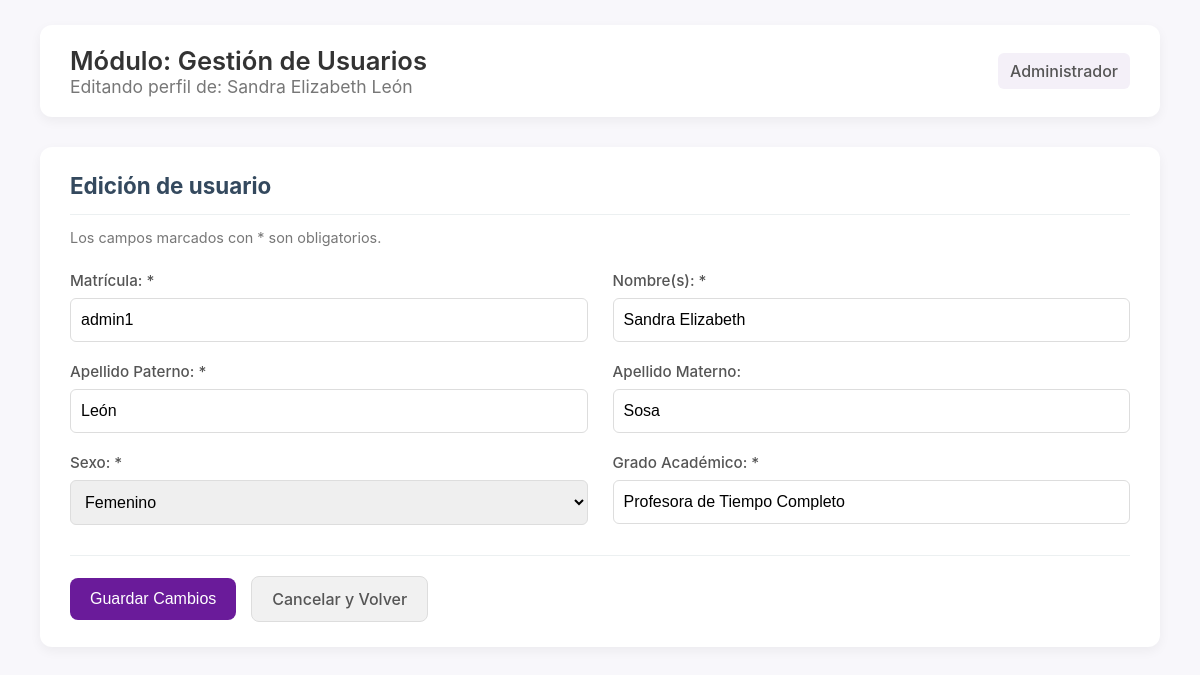
The app's page /index.php?controlador=user&accion=actualizarUsuario&id=1 (signed in) with its own data.
### tables this page shows
CREATE TABLE `profesor` (
  `id_profesor` int(11) NOT NULL AUTO_INCREMENT,
  `nombre` varchar(45) NOT NULL,
  `apellido_pa` varchar(45) NOT NULL,
  `apellido_ma` varchar(45) NOT NULL,
  `sexo` varchar(45) NOT NULL,
  `matricula` varchar(45) NOT NULL,
  `pass` varchar(255) NOT NULL,
  `rol` varchar(45) NOT NULL,
  `grado_academico` varchar(45) NOT NULL,
  PRIMARY KEY (`id_profesor`)
);

### app/controllers/UserController.php (called while the page is built, shortened)
<?php
    include_once "app/models/UserModel.php";
    class UserController{
        private $model;
        public function __construct($connection){
            $this -> model = new UserModel($connection);
        }
        public function actualizarUsuario(){
                if(isset($_GET['id'])){
                    $id_browser = $_GET['id'];
                    $row = $this -> model -> consultarPorID($id_browser);
                }
                include_once "app/views/usuario/edit.php";
                return;
        }
    }

### app/models/UserModel.php (called while the page is built, shortened)
<?php
    class UserModel{
        public $connection;
        public Function __construct($connection){
            $this -> connection = $connection;
        }
        public function consultarPorID($id_browser){
            $sql_statement = "SELECT id_profesor, matricula, nombre, apellido_pa, apellido_ma, sexo, pass, rol, grado_academico FROM profesor WHERE id_profesor = ?";
            $statement = $this -> connection -> prepare($sql_statement);
            $statement -> bind_param("i", $id_browser);
            $statement -> execute();
            $result = $statement -> get_result();
            return $result -> fetch_assoc();
        }
    }

### app/views/usuario/edit.php (the view, shortened to what this page needs)
<?php
$rol_actual = $_SESSION['rol_usuario'] ?? 'Profesor';
$nombre_completo = htmlspecialchars($row['nombre'] . ' ' . $row['apellido_pa']);
?>
<!DOCTYPE html>
<html lang="es">
<head>
    <link rel="stylesheet" href="public/css/panel_style.css?v=<?php echo time(); ?>">
    <link rel="stylesheet" href="public/css/crud_style.css?v=<?php echo time(); ?>">
</head>
<body>
    <div class="main-container">
        <div class="main-content">
            <header class="module-header">
                <div class="header-title">
                    <h1>Módulo: Gestión de Usuarios</h1>
                    <p>Editando perfil de: <?php echo $nombre_completo; ?></p>
                </div>
                <div class="user-info">
                    <span><?php echo htmlspecialchars($rol_actual); ?></span>
                </div>
                </header>
            <form action="index.php?controlador=user&accion=actualizarUsuario" method="POST" class="form-card">
                <h2>Edición de usuario</h2>
                <p class="form-subtitle">Los campos marcados con * son obligatorios.</p>
                <div class="form-grid">
                    <div class="form-field">
                        <label for="matricula">Matrícula: *</label>
                        <input type="text" id="matricula" name="matricula" value="<?php echo htmlspecialchars($row['matricula']); ?>" required>
                    </div>
                    <div class="form-field">
                        <label for="nombre">Nombre(s): *</label>
                        <input type="text" id="nombre" name="nombre" value="<?php echo htmlspecialchars($row['nombre']); ?>" required>
                    </div>
                    <div class="form-field">
                        <label for="apellido_pa">Apellido Paterno: *</label>
                        <input type="text" id="apellido_pa" name="apellido_pa" value="<?php echo htmlspecialchars($row['apellido_pa']); ?>" required>
                    </div>
                    <div class="form-field">
                        <label for="apellido_ma">Apellido Materno: </label>
                        <input type="text" id="apellido_ma" name="apellido_ma" value="<?php echo htmlspecialchars($row['apellido_ma']); ?>">
                    </div>
                    <div class="form-field">
                        <label for="sexo">Sexo: *</label>
                        <select id="sexo" name="sexo" required>
                            <option value="F" <?php echo ($row['sexo'] == 'F') ? 'selected' : ''; ?>>Femenino</option>
                        </select>
                    </div>
                    <div class="form-field">
                        <label for="grado_academico">Grado Académico: *</label>
                        <input type="text" id="grado_academico" name="grado_academico" value="<?php echo htmlspecialchars($row['grado_academico']); ?>" required>
                    </div>
                </div> <div class="button-group">
                    <input type="submit" name="guardar_cambios" value="Guardar Cambios" class="button-primary">
                    <a href="index.php?controlador=user&accion=consultarUsuarios" class="button-secondary">
                        Cancelar y Volver
                    </a>
                </div>
            </form>
        </div> </div> </body>
</html>

### public/css/panel_style.css (style rules this page uses)
html { scroll-behavior: smooth; }
body { margin: 0; font-family: -apple-system, BlinkMacSystemFont, "Segoe UI", Roboto, Helvetica, Arial, sans-serif; background-color: #f8f7fb; color: #333; }
.main-container { display: flex; min-height: 100vh; }
.main-content { flex: 1; padding: 25px 40px; overflow-y: auto; }
.module-header { display: flex; justify-content: space-between; align-items: center; background-color: #ffffff; padding: 20px 30px; border-radius: 12px; box-shadow: 0 4px 12px rgba(0, 0, 0, 0.05); margin-bottom: 30px; }
.module-header h1 { margin: 0; font-size: 1.6em; color: #333; font-weight: 600; }
.module-header p { margin: 0; font-size: 1.1em; color: #777; }
.user-info { display: flex; align-items: center; gap: 15px; }
.user-info span { font-weight: 500; color: #555; background-color: #f4f0f8; padding: 8px 12px; border-radius: 6px; }

### public/css/crud_style.css (style rules this page uses)
.form-card { background: #fff; border-radius: 12px; padding: 25px 30px; box-shadow: 0 4px 12px rgba(0, 0, 0, 0.05); margin-bottom: 25px; }
.form-card h2 { font-size: 1.4em; color: #34495e; border-bottom: 1px solid #ecf0f1; padding-bottom: 15px; margin-top: 0; margin-bottom: 10px; }
.form-card .form-subtitle { font-size: 0.9em; color: #777; margin-bottom: 25px; }
.form-grid { display: grid; grid-template-columns: 1fr 1fr; gap: 20px 25px; }
.form-field { display: flex; flex-direction: column; }
.form-field label { font-weight: 500; color: #555; margin-bottom: 8px; font-size: 0.95em; }
.form-field input[type="text"], .form-field input[type="password"], .form-field input[type="email"], .form-field input[type="number"], .form-field input[type="date"], .form-field select { width: 100%; padding: 12px 10px; border: 1px solid #ddd; border-radius: 6px; box-sizing: border-box; font-size: 1em; transition: border-color 0.3s, box-shadow 0.3s; }
.button-group { margin-top: 30px; border-top: 1px solid #ecf0f1; padding-top: 20px; display: flex; gap: 15px; align-items: center; }
.button-primary, input[type="submit"] { background-color: #6a1b9a; color: white; padding: 12px 20px; border: none; border-radius: 8px; cursor: pointer; font-size: 1em; font-weight: 500; transition: background-color 0.3s; text-decoration: none; }
.button-secondary { background-color: #f1f1f1; color: #555; padding: 12px 20px; border: 1px solid #ddd; border-radius: 8px; cursor: pointer; font-size: 1em; font-weight: 500; transition: background-color 0.3s; text-decoration: none; }

### records on screen
profesor: nombre_completo "Sandra Elizabeth León", matricula "admin1", nombre "Sandra Elizabeth", apellido_pa "León", apellido_ma "Sosa", sexo "Femenino", grado_academico "Profesora de Tiempo Completo"

### other values on screen
$rol_actual "Administrador"
